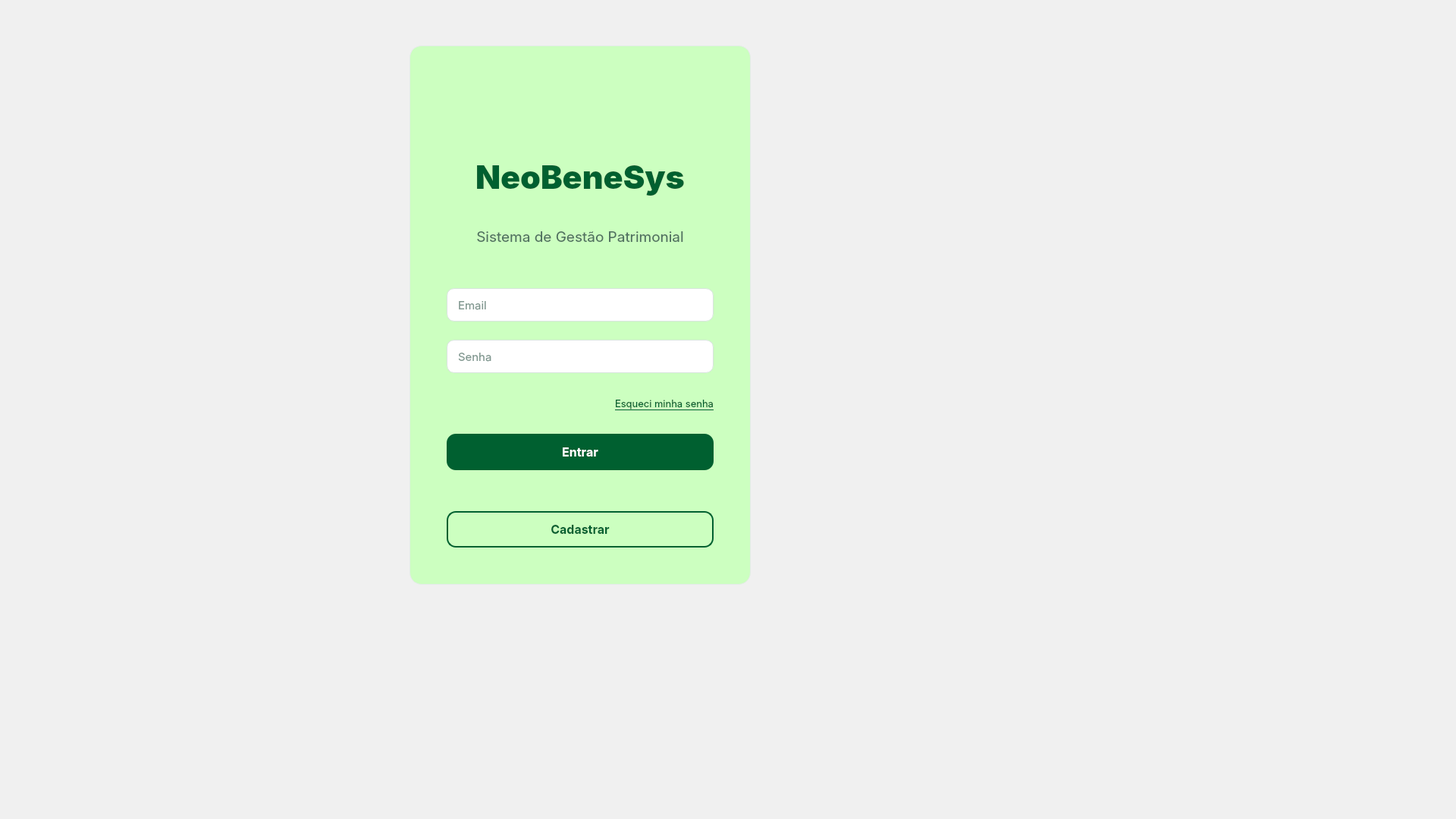
<?xml version="1.0" encoding="UTF-8"?>
<ui version="4.0">
 <class>LoginWindow</class>
 <widget class="QMainWindow" name="LoginWindow">
  <property name="geometry">
   <rect>
    <x>0</x>
    <y>0</y>
    <width>1920</width>
    <height>1080</height>
   </rect>
  </property>
  <property name="minimumSize">
   <size>
    <width>1024</width>
    <height>600</height>
   </size>
  </property>
  <property name="windowTitle">
   <string>NeoBeneSys - Login</string>
  </property>
  <property name="styleSheet">
   <string notr="true">
QMainWindow {
    background-color: #F0F0F0;
}
   </string>
  </property>
  <widget class="QWidget" name="centralwidget">
   <layout class="QVBoxLayout" name="verticalLayout_main">
    <property name="spacing">
     <number>0</number>
    </property>
    <property name="leftMargin">
     <number>0</number>
    </property>
    <property name="topMargin">
     <number>0</number>
    </property>
    <property name="rightMargin">
     <number>0</number>
    </property>
    <property name="bottomMargin">
     <number>0</number>
    </property>
    <item>
     <widget class="QFrame" name="frame_login_container">
      <property name="frameShape">
       <enum>QFrame::Shape::NoFrame</enum>
      </property>
      <property name="frameShadow">
       <enum>QFrame::Shadow::Raised</enum>
      </property>
      <widget class="QFrame" name="frame_login_card">
       <property name="geometry">
        <rect>
         <x>540</x>
         <y>60</y>
         <width>450</width>
         <height>711</height>
        </rect>
       </property>
       <property name="minimumSize">
        <size>
         <width>450</width>
         <height>0</height>
        </size>
       </property>
       <property name="maximumSize">
        <size>
         <width>500</width>
         <height>16777215</height>
        </size>
       </property>
       <property name="styleSheet">
        <string notr="true">QFrame#frame_login_card {
	background-color: rgb(204, 255, 192);
    border: 1px solid #E3ECE6;
    border-radius: 16px;
}
          </string>
       </property>
       <property name="frameShape">
        <enum>QFrame::Shape::StyledPanel</enum>
       </property>
       <property name="frameShadow">
        <enum>QFrame::Shadow::Raised</enum>
       </property>
       <layout class="QVBoxLayout" name="verticalLayout_card">
        <property name="spacing">
         <number>24</number>
        </property>
        <property name="leftMargin">
         <number>48</number>
        </property>
        <property name="topMargin">
         <number>48</number>
        </property>
        <property name="rightMargin">
         <number>48</number>
        </property>
        <property name="bottomMargin">
         <number>48</number>
        </property>
        <item>
         <spacer name="verticalSpacer_top">
          <property name="orientation">
           <enum>Qt::Orientation::Vertical</enum>
          </property>
          <property name="sizeType">
           <enum>QSizePolicy::Policy::Fixed</enum>
          </property>
          <property name="sizeHint" stdset="0">
           <size>
            <width>20</width>
            <height>20</height>
           </size>
          </property>
         </spacer>
        </item>
        <item alignment="Qt::AlignmentFlag::AlignHCenter">
         <widget class="QLabel" name="lbt_logo2">
          <property name="layoutDirection">
           <enum>Qt::LayoutDirection::RightToLeft</enum>
          </property>
          <property name="frameShape">
           <enum>QFrame::Shape::NoFrame</enum>
          </property>
          <property name="frameShadow">
           <enum>QFrame::Shadow::Raised</enum>
          </property>
          <property name="text">
           <string/>
          </property>
          <property name="textFormat">
           <enum>Qt::TextFormat::RichText</enum>
          </property>
          <property name="pixmap">
           <pixmap>../images/logo_login.png</pixmap>
          </property>
          <property name="scaledContents">
           <bool>false</bool>
          </property>
         </widget>
        </item>
        <item>
         <widget class="QLabel" name="lbl_logo">
          <property name="minimumSize">
           <size>
            <width>0</width>
            <height>60</height>
           </size>
          </property>
          <property name="maximumSize">
           <size>
            <width>16777215</width>
            <height>60</height>
           </size>
          </property>
          <property name="font">
           <font>
            <family>Inter</family>
            <pointsize>32</pointsize>
            <bold>true</bold>
           </font>
          </property>
          <property name="styleSheet">
           <string notr="true">QLabel {
    color: #006030;
    font-weight: 700;
}
             </string>
          </property>
          <property name="text">
           <string>NeoBeneSys</string>
          </property>
          <property name="alignment">
           <set>Qt::AlignmentFlag::AlignCenter</set>
          </property>
         </widget>
        </item>
        <item>
         <widget class="QLabel" name="lbl_subtitle">
          <property name="enabled">
           <bool>true</bool>
          </property>
          <property name="font">
           <font>
            <family>Inter</family>
            <pointsize>14</pointsize>
           </font>
          </property>
          <property name="styleSheet">
           <string notr="true">QLabel {
    color: #507060;
}
             </string>
          </property>
          <property name="text">
           <string>Sistema de Gestão Patrimonial</string>
          </property>
          <property name="alignment">
           <set>Qt::AlignmentFlag::AlignCenter</set>
          </property>
         </widget>
        </item>
        <item>
         <spacer name="verticalSpacer_before_buttons">
          <property name="orientation">
           <enum>Qt::Orientation::Vertical</enum>
          </property>
          <property name="sizeType">
           <enum>QSizePolicy::Policy::Fixed</enum>
          </property>
          <property name="sizeHint" stdset="0">
           <size>
            <width>20</width>
            <height>20</height>
           </size>
          </property>
         </spacer>
        </item>
        <item>
         <widget class="QLineEdit" name="txt_email">
          <property name="minimumSize">
           <size>
            <width>0</width>
            <height>44</height>
           </size>
          </property>
          <property name="font">
           <font>
            <family>Inter</family>
            <pointsize>11</pointsize>
           </font>
          </property>
          <property name="styleSheet">
           <string notr="true">QLineEdit {
    background-color: #FFFFFF;
    border: 1px solid #D8E4DE;
    border-radius: 10px;
    padding: 8px 12px;
    color: #003020;
}

QLineEdit:focus {
    border: 1px solid #30C060;
    box-shadow: 0 0 0 3px rgba(48,192,96,.15);
}
             </string>
          </property>
          <property name="placeholderText">
           <string>Email</string>
          </property>
         </widget>
        </item>
        <item>
         <widget class="QLineEdit" name="txt_senha">
          <property name="minimumSize">
           <size>
            <width>0</width>
            <height>44</height>
           </size>
          </property>
          <property name="font">
           <font>
            <family>Inter</family>
            <pointsize>11</pointsize>
           </font>
          </property>
          <property name="styleSheet">
           <string notr="true">QLineEdit {
    background-color: #FFFFFF;
    border: 1px solid #D8E4DE;
    border-radius: 10px;
    padding: 8px 12px;
    color: #003020;
}

QLineEdit:focus {
    border: 1px solid #30C060;
    box-shadow: 0 0 0 3px rgba(48,192,96,.15);
}
             </string>
          </property>
          <property name="echoMode">
           <enum>QLineEdit::EchoMode::Password</enum>
          </property>
          <property name="placeholderText">
           <string>Senha</string>
          </property>
         </widget>
        </item>
        <item>
         <widget class="QPushButton" name="btn_esqueci_senha">
          <property name="minimumSize">
           <size>
            <width>0</width>
            <height>32</height>
           </size>
          </property>
          <property name="font">
           <font>
            <family>Inter</family>
            <pointsize>10</pointsize>
            <underline>true</underline>
           </font>
          </property>
          <property name="cursor">
           <cursorShape>PointingHandCursor</cursorShape>
          </property>
          <property name="styleSheet">
           <string notr="true">QPushButton {
    background: transparent;
    color: #006030;
    border: none;
    text-align: right;
}

QPushButton:hover {
    color: #30C060;
}
           </string>
          </property>
          <property name="text">
           <string>Esqueci minha senha</string>
          </property>
          <property name="flat">
           <bool>true</bool>
          </property>
         </widget>
        </item>
        <item>
         <widget class="QPushButton" name="btn_entrar">
          <property name="minimumSize">
           <size>
            <width>0</width>
            <height>48</height>
           </size>
          </property>
          <property name="font">
           <font>
            <family>Inter</family>
            <pointsize>12</pointsize>
            <bold>true</bold>
           </font>
          </property>
          <property name="cursor">
           <cursorShape>PointingHandCursor</cursorShape>
          </property>
          <property name="styleSheet">
           <string notr="true">QPushButton {
    background-color: #006030;
    color: #FFFFFF;
    border: none;
    border-radius: 12px;
    padding: 10px 20px;
}

QPushButton:hover {
    background-color: #30C060;
}

QPushButton:pressed {
    background-color: #005028;
}
             </string>
          </property>
          <property name="text">
           <string>Entrar</string>
          </property>
         </widget>
        </item>
        <item>
         <spacer name="verticalSpacer_after_subtitle">
          <property name="orientation">
           <enum>Qt::Orientation::Vertical</enum>
          </property>
          <property name="sizeType">
           <enum>QSizePolicy::Policy::Fixed</enum>
          </property>
          <property name="sizeHint" stdset="0">
           <size>
            <width>20</width>
            <height>30</height>
           </size>
          </property>
         </spacer>
        </item>
        <item>
         <widget class="QPushButton" name="btn_cadastrar">
          <property name="minimumSize">
           <size>
            <width>0</width>
            <height>48</height>
           </size>
          </property>
          <property name="font">
           <font>
            <family>Inter</family>
            <pointsize>12</pointsize>
            <bold>true</bold>
           </font>
          </property>
          <property name="cursor">
           <cursorShape>PointingHandCursor</cursorShape>
          </property>
          <property name="styleSheet">
           <string notr="true">QPushButton {
    background-color: transparent;
    color: #006030;
    border: 1.5px solid #006030;
    border-radius: 12px;
    padding: 10px 20px;
}

QPushButton:hover {
    background-color: #E0F0E0;
}

QPushButton:pressed {
    background-color: #C0E0D0;
}
             </string>
          </property>
          <property name="text">
           <string>Cadastrar</string>
          </property>
         </widget>
        </item>
       </layout>
      </widget>
      <widget class="QLabel" name="label">
       <property name="geometry">
        <rect>
         <x>0</x>
         <y>0</y>
         <width>1920</width>
         <height>1080</height>
        </rect>
       </property>
       <property name="text">
        <string/>
       </property>
       <property name="pixmap">
        <pixmap>../images/tela_inicial.png</pixmap>
       </property>
      </widget>
      <zorder>label</zorder>
      <zorder>frame_login_card</zorder>
     </widget>
    </item>
   </layout>
  </widget>
 </widget>
 <resources/>
 <connections/>
</ui>
